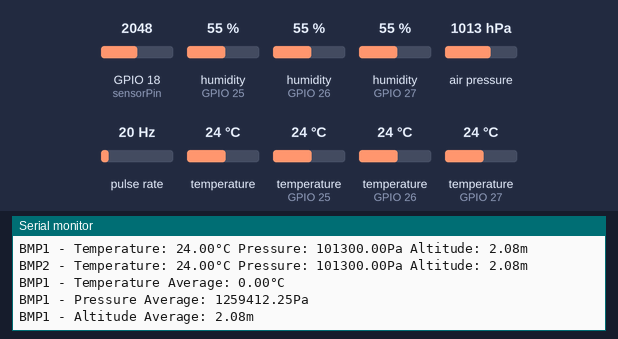
A sketch run on a simulated ESP32-S3. Shown: the last lines printed to the serial monitor. Wiring (inferred from the names in the program): pulse sensor: data GPIO 19. Inputs (shaded band) come from the test bench; at power-on: humidity (sensors on GPIO 25, GPIO 26, GPIO 27) 55 %, air pressure 1013 hPa, pulse rate 20 Hz, GPIO 18 (sensorPin) = 2048, temperature 24 °C, temperature (sensors on GPIO 25, GPIO 26, GPIO 27) 24 °C. WiFi joins after 1.5 s; servers stay silent unless stated; uploads are accepted with an empty reply; the local clock reads 2024-03-15 10:24:30 at power-on unless the sketch sets it.

Above: at 5.2 s.
5.3 s: humidity (sensor on GPIO 25) set to 22 %
At 7.0 s:
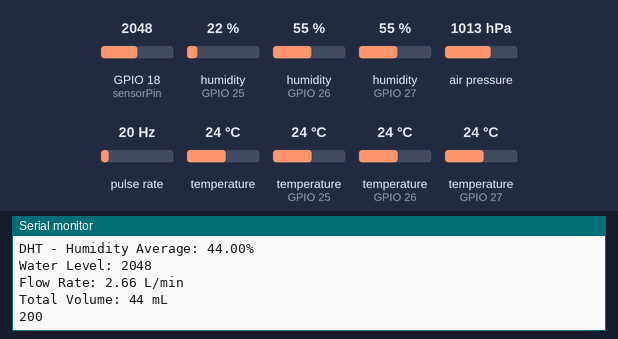
7.5 s: humidity (sensor on GPIO 26) set to 22 %
At 8.9 s:
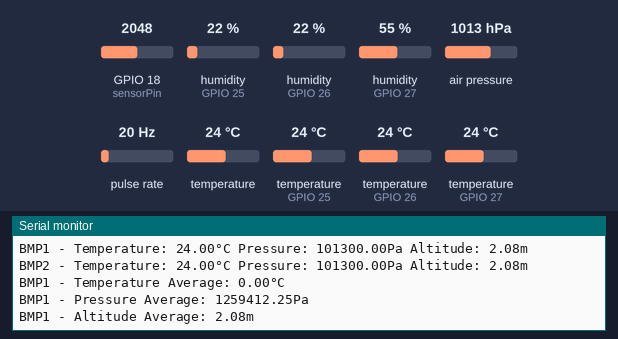
9.0 s: humidity (sensor on GPIO 27) set to 22 %
10.5 s: air pressure set to 952 hPa
At 11.1 s:
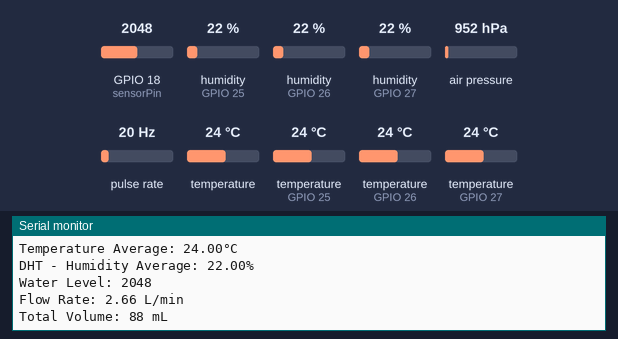
12.0 s: pulse rate (sensor on GPIO 19) set to 4 Hz
At 13.4 s:
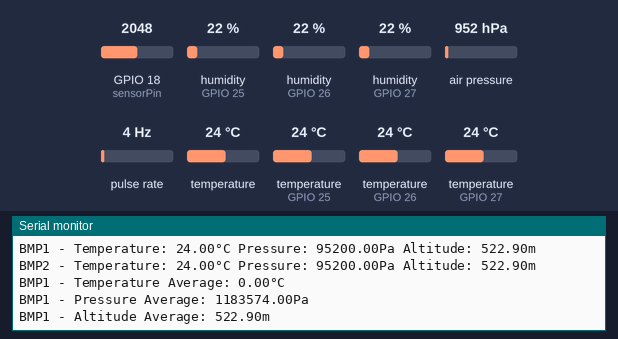
13.5 s: GPIO 18 (sensorPin) set to 2866
At 15.7 s:
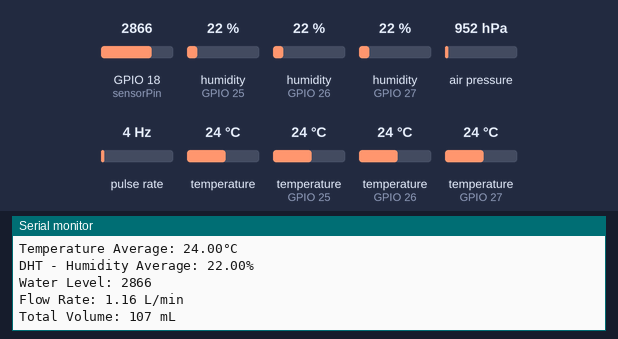
Timing chart, 0 to 16.0 s (numbered marks = the images above; inputs shaded):
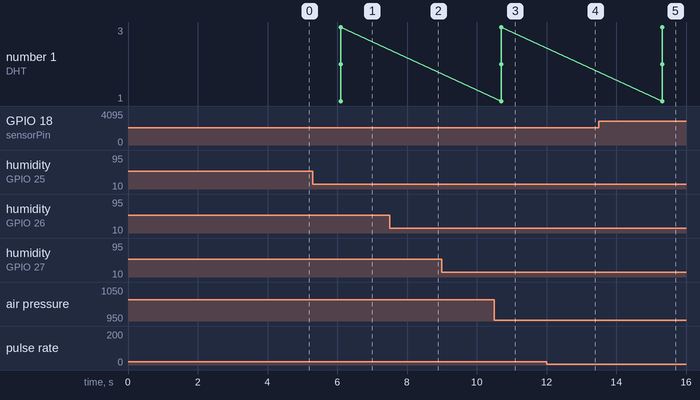

The sketch:

espC.ino
```cpp
#include <Adafruit_BMP280.h>
#include <Wire.h>
#include <WiFi.h>
#include "ThingSpeak.h"
#include <HTTPClient.h>
#include <time.h>
Adafruit_BMP280 bmp1; // First BMP280 sensor
Adafruit_BMP280 bmp2; // Second BMP280 sensor

#define CSE_IP "172.20.10.13"
#define CSE_PORT 5089
#define OM2M_ORGIN "admin:admin"
#define OM2M_MN "/~/in-cse/in-name/"
#define OM2M_AE "Flood"

#include <DHT.h>
#define DHTTYPE DHT11

const char *CONT = "Datas2/Values";
const char *ntpServer = "pool.ntp.org";
HTTPClient http;

#define DHT1_PIN 27
#define DHT2_PIN 26
#define DHT3_PIN 25
#define BMP280_1_SDA_PIN 21
#define BMP280_1_SCL_PIN 32
#define BMP280_2_SDA_PIN 22
#define BMP280_2_SCL_PIN 33
DHT dht1(DHT1_PIN, DHTTYPE);
DHT dht2(DHT2_PIN, DHTTYPE);
DHT dht3(DHT3_PIN, DHTTYPE);
const char *ssid = "iPhone_atp";
const char *pass = "1 2 3 4 5 6 7";

long writeChannelID = 2151430;
const char *writeAPIKey = "YSQDHI1PZ3YPFENE";

WiFiClient client;

int i = 0;
float t_average = 0;
float p_average = 0;
float a_average = 0;
float h_average = 0;

const int sensorPin = 18; // The analog pin the sensor is connected to
const int sensorPowerPin = 7;
const int flowSensorPin = 19; // Connect the sensor to digital pin 2

volatile int flowPulse = 0; // Number of pulses from the sensor
float flowRate = 0.0;       // Flow rate in liters per minute (L/min)
unsigned int flowMilliLitres = 0;
unsigned long totalMilliLitres = 0;
unsigned long oldTime = 0;

void flowSensorInterrupt()
{
  flowPulse++;
}

void setup()
{
  Serial.begin(115200);
  Wire.begin(BMP280_1_SDA_PIN, BMP280_1_SCL_PIN);
  bmp1.begin(0x76); // First BMP280 sensor
  Wire.begin(BMP280_2_SDA_PIN, BMP280_2_SCL_PIN);

  bmp2.begin(0x77); // Second BMP280 sensor

  dht1.begin();
  dht2.begin();
  dht3.begin();

  pinMode(sensorPowerPin, OUTPUT);
  digitalWrite(sensorPowerPin, LOW);

  pinMode(flowSensorPin, INPUT);
  attachInterrupt(digitalPinToInterrupt(flowSensorPin), flowSensorInterrupt, RISING);

  WiFi.mode(WIFI_STA);
  WiFi.begin(ssid, pass);
  while (WiFi.status() != WL_CONNECTED)
  {
    Serial.println("Connecting to WiFi");
    delay(1000);
  }
  Serial.println("WiFi Connected!");
  ThingSpeak.begin(client);
  configTime(0, 0, ntpServer);

  delay(2000);
}

void post_to_om2m(float value1, float value2, float value3)
{
  String data;
  String server = "http://" + String() + CSE_IP + ":" + String() + CSE_PORT + String() + OM2M_MN;

  http.begin(server + String() + OM2M_AE + "/" + CONT + "/");

  http.addHeader("X-M2M-Origin", OM2M_ORGIN);
  http.addHeader("Content-Type", "application/json;ty=4");
  http.addHeader("Content-Length", "100");

  data = "[" + String(value1) + "," + String(value2) + "," + String(value3) + "]";
  String req_data = String() + "{\"m2m:cin\": {"

                    + "\"con\": \"" + data + "\","

                    + "\"lbl\": \"" + "V1.0.0" + "\","

                    //+ "\"rn\": \"" + "cin_"+String(i++) + "\","

                    + "\"cnf\": \"text\""

                    + "}}";
  int code = http.POST(req_data);
  http.end();
  Serial.println(code);
}

void loop()
{

  float temperature1 = bmp1.readTemperature();
  float pressure1 = bmp1.readPressure();
  float altitude1 = bmp1.readAltitude();

  float temperature2 = bmp2.readTemperature();
  float pressure2 = bmp2.readPressure();
  float altitude2 = bmp2.readAltitude();

  Serial.println("BMP1 - Temperature: " + String(temperature1) + "°C Pressure: " + String(pressure1) + "Pa Altitude: " + String(altitude1) + "m");
  Serial.println("BMP2 - Temperature: " + String(temperature2) + "°C Pressure: " + String(pressure2) + "Pa Altitude: " + String(altitude2) + "m");

  // t_average = temperature1 ;
  p_average = pressure1 * 12.4325;
  a_average = altitude1;
  p_average = p_average;
  a_average = a_average;

  Serial.println("BMP1 - Temperature Average: " + String(t_average) + "°C");
  Serial.println("BMP1 - Pressure Average: " + String(p_average) + "Pa");
  Serial.println("BMP1 - Altitude Average: " + String(a_average) + "m");

  delay(2000);

  float humidity1 = dht1.readHumidity();
  float temperatureDHT1 = dht1.readTemperature();

  float humidity2 = dht2.readHumidity();
  float temperatureDHT2 = dht2.readTemperature();

  float humidity3 = dht3.readHumidity();
  float temperatureDHT3 = dht3.readTemperature();

  Serial.println("DHT1 - Humidity: " + String(humidity1) + "% Temperature: " + String(temperatureDHT1) + "°C");
  Serial.println("DHT2 - Humidity: " + String(humidity2) + "% Temperature: " + String(temperatureDHT2) + "°C");
  Serial.println("DHT3 - Humidity: " + String(humidity3) + "% Temperature: " + String(temperatureDHT3) + "°C");

  t_average = (temperatureDHT1 + temperatureDHT2 + temperatureDHT3) / 3;
  h_average = (humidity1 + humidity2 + humidity3) / 3;
  Serial.println("Temperature Average: " + String(t_average) + "°C");
  Serial.println("DHT - Humidity Average: " + String(h_average) + "%");

  digitalWrite(sensorPowerPin, HIGH);
  int sensorValue = analogRead(sensorPin);
  Serial.print("Water Level: ");
  Serial.println(sensorValue);
  digitalWrite(sensorPowerPin, LOW);

  unsigned long currentTime = millis();
  if (currentTime - oldTime >= 1000)
  {
    flowRate = ((1000.0 / (currentTime - oldTime)) * flowPulse) / 7.5;
    oldTime = currentTime;
    flowMilliLitres = (flowRate / 60) * 1000;
    totalMilliLitres += flowMilliLitres;
    flowPulse = 0;

    Serial.println("Flow Rate: " + String(flowRate) + " L/min");
    Serial.println("Total Volume: " + String(totalMilliLitres) + " mL");
  }
  //  ThingSpeak.writeField(writeChannelID, 5,t_average , writeAPIKey);
  // ThingSpeak.writeField(writeChannelID, 6, random(1, 100), writeAPIKey);
  // ThingSpeak.writeField(writeChannelID, 6, random(1, 100), writeAPIKey);
  ThingSpeak.setField(5, t_average);
  ThingSpeak.setField(6, p_average);
  ThingSpeak.setField(7, h_average);
  int x = ThingSpeak.writeFields(writeChannelID, writeAPIKey);

  post_to_om2m(t_average, p_average, h_average);
  t_average = 0;
  p_average = 0;
  a_average = 0;
  delay(2000);
}
```

Measured:
- after the input at 5.3 s, the serial monitor: prints a new line after 0.80 s (image 1)
- after the input at 13.5 s, the serial monitor: prints a new line after 1.8 s (image 5)
